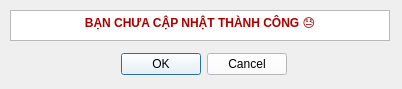
<?xml version="1.0" encoding="UTF-8"?>
<ui version="4.0">
 <class>Dialog</class>
 <widget class="QDialog" name="Dialog">
  <property name="geometry">
   <rect>
    <x>0</x>
    <y>0</y>
    <width>402</width>
    <height>89</height>
   </rect>
  </property>
  <property name="windowTitle">
   <string>Dialog</string>
  </property>
  <widget class="QDialogButtonBox" name="exit_button">
   <property name="geometry">
    <rect>
     <x>120</x>
     <y>50</y>
     <width>167</width>
     <height>29</height>
    </rect>
   </property>
   <property name="styleSheet">
    <string notr="true">color: rgb(0, 0, 0);
background-color: rgb(255, 255, 255);
font: 700 9pt &quot;Segoe UI&quot;;</string>
   </property>
   <property name="orientation">
    <enum>Qt::Horizontal</enum>
   </property>
   <property name="standardButtons">
    <set>QDialogButtonBox::Cancel|QDialogButtonBox::Ok</set>
   </property>
  </widget>
  <widget class="QTextBrowser" name="text_dia">
   <property name="geometry">
    <rect>
     <x>10</x>
     <y>10</y>
     <width>380</width>
     <height>31</height>
    </rect>
   </property>
   <property name="styleSheet">
    <string notr="true">color: rgb(170, 0, 0);
font: 700 9pt &quot;Segoe UI&quot;;</string>
   </property>
   <property name="html">
    <string>&lt;!DOCTYPE HTML PUBLIC &quot;-//W3C//DTD HTML 4.0//EN&quot; &quot;http://www.w3.org/TR/REC-html40/strict.dtd&quot;&gt;
&lt;html&gt;&lt;head&gt;&lt;meta name=&quot;qrichtext&quot; content=&quot;1&quot; /&gt;&lt;meta charset=&quot;utf-8&quot; /&gt;&lt;style type=&quot;text/css&quot;&gt;
p, li { white-space: pre-wrap; }
hr { height: 1px; border-width: 0; }
li.unchecked::marker { content: &quot;\2610&quot;; }
li.checked::marker { content: &quot;\2612&quot;; }
&lt;/style&gt;&lt;/head&gt;&lt;body style=&quot; font-family:'Segoe UI'; font-size:9pt; font-weight:700; font-style:normal;&quot;&gt;
&lt;p align=&quot;center&quot; style=&quot; margin-top:0px; margin-bottom:0px; margin-left:0px; margin-right:0px; -qt-block-indent:0; text-indent:0px;&quot;&gt;BẠN CHƯA CẬP NHẬT THÀNH CÔNG 😓&lt;/p&gt;&lt;/body&gt;&lt;/html&gt;</string>
   </property>
  </widget>
 </widget>
 <resources/>
 <connections>
  <connection>
   <sender>exit_button</sender>
   <signal>accepted()</signal>
   <receiver>Dialog</receiver>
   <slot>accept()</slot>
   <hints>
    <hint type="sourcelabel">
     <x>248</x>
     <y>254</y>
    </hint>
    <hint type="destinationlabel">
     <x>157</x>
     <y>274</y>
    </hint>
   </hints>
  </connection>
  <connection>
   <sender>exit_button</sender>
   <signal>rejected()</signal>
   <receiver>Dialog</receiver>
   <slot>reject()</slot>
   <hints>
    <hint type="sourcelabel">
     <x>316</x>
     <y>260</y>
    </hint>
    <hint type="destinationlabel">
     <x>286</x>
     <y>274</y>
    </hint>
   </hints>
  </connection>
 </connections>
</ui>
